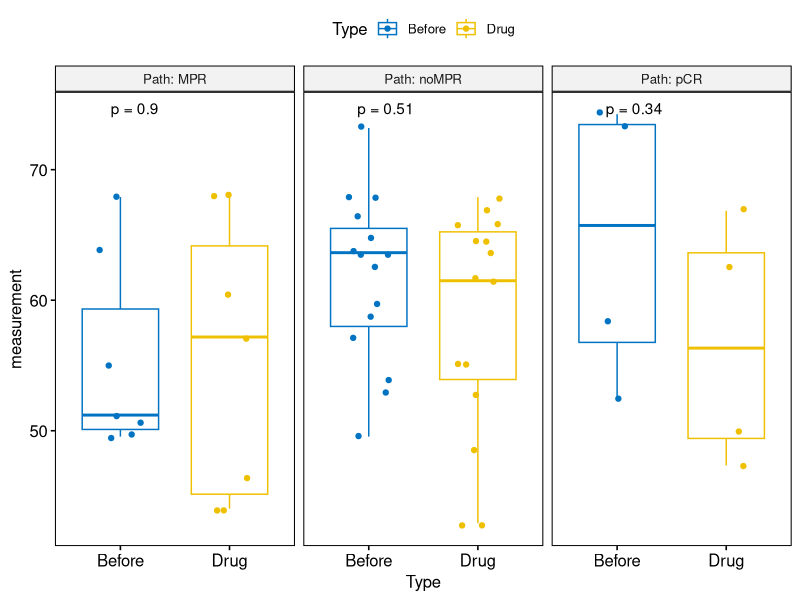
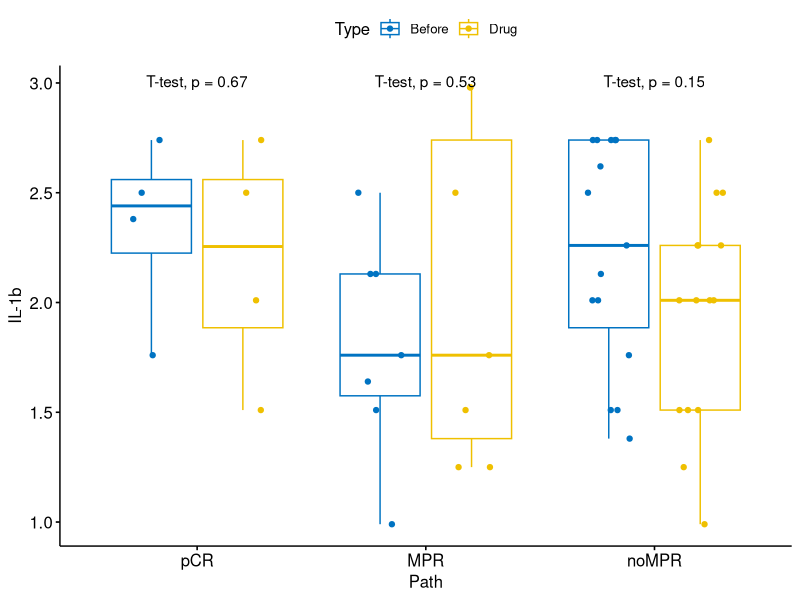
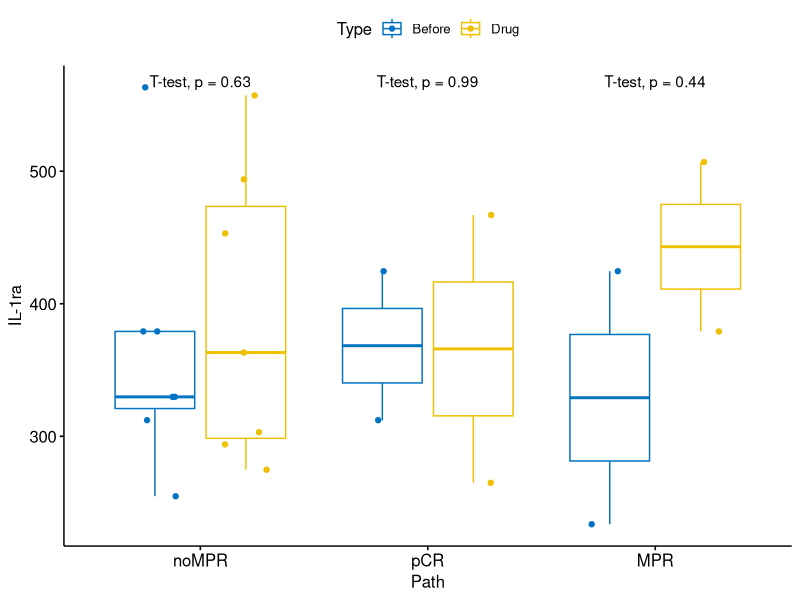
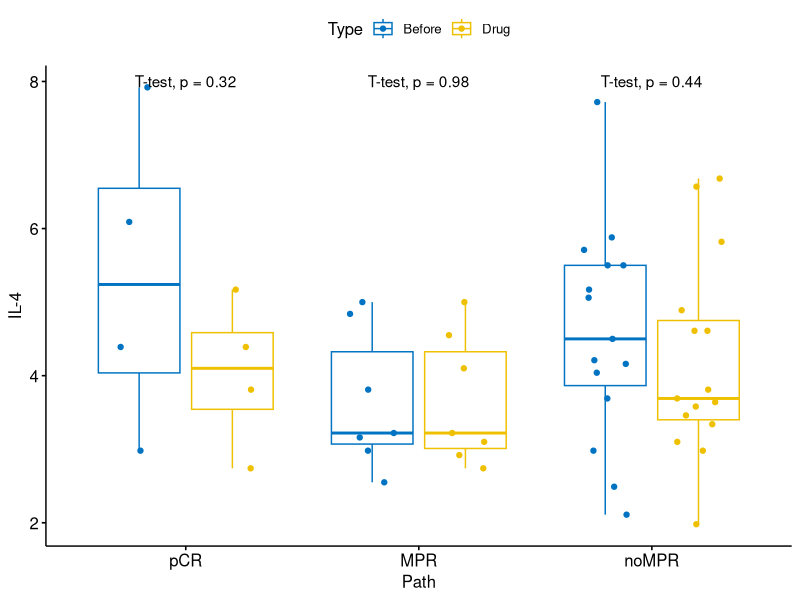
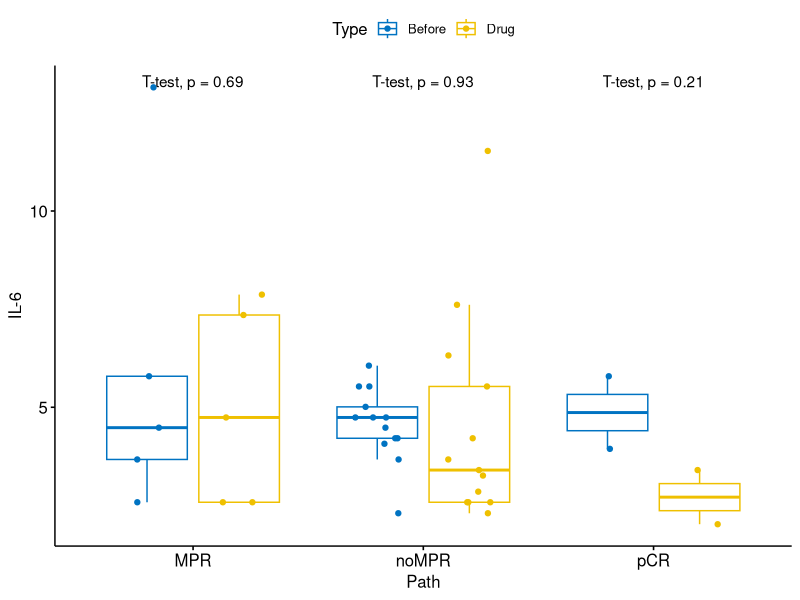
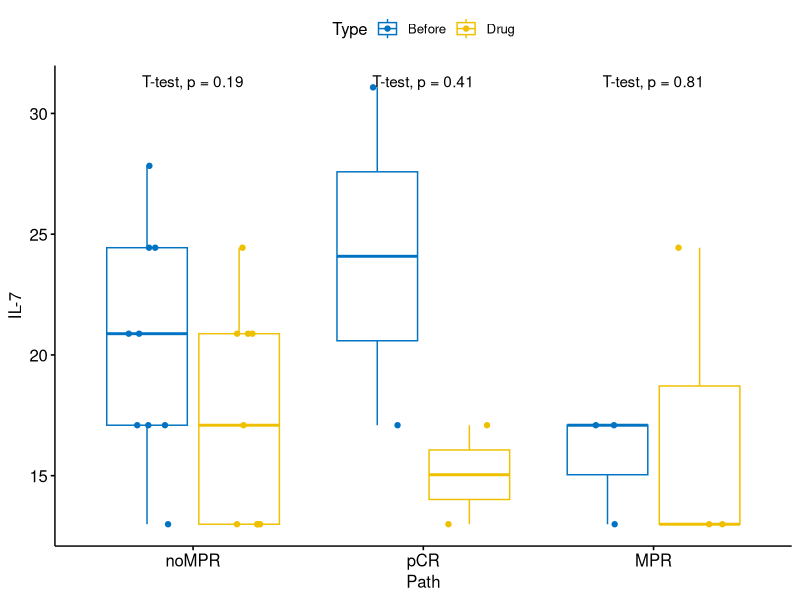
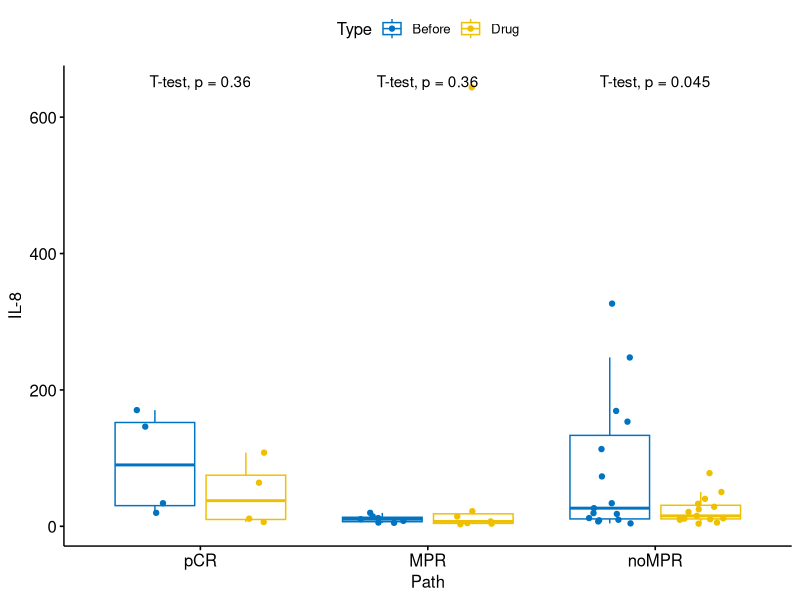
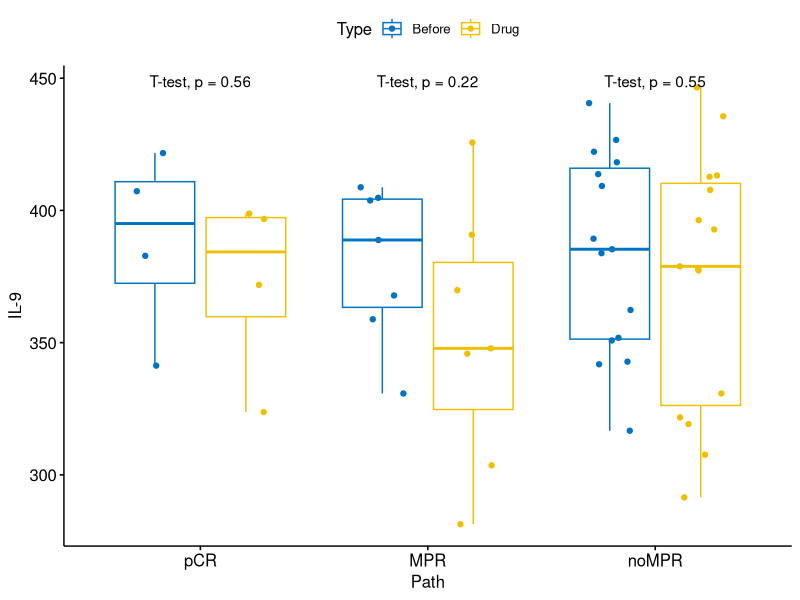

Generate these figures, in order, with R:
# 针对用药前后进行细胞因子变化的显著性分析
# 先将数据变成短数据结构
library(tidyr)
library(readxl)
library(ggplot2)
library(ggpubr)

mydata <- read_excel("./2-analysis/zgq_cytokins.xlsx", sheet = 2)
widedt <- mydata
longdt <- gather(widedt, cytokins, measurement, `IL-1b`:VEGF, factor_key=TRUE)

# 所有的细胞因子名字
pdf("plots_pvalue.pdf")
cynames <- colnames(mydata)[8:34]
for (i in cynames) {
  ## 挑选细胞因子
  cydf <- dplyr::filter(longdt, grepl(i, cytokins))
  ## 把测量值变成数值型变量
  cydf$measurement <- as.numeric(cydf$measurement)
  # 会出现NA行，需要把出现NA行的患者找到
  rmpts <- cydf[complete.cases(cydf)==FALSE, ]$ID
  cydf <- dplyr::filter(cydf,  !cydf$ID %in% rmpts)
  
  ## 计算用药前后是否存在显著差异
  pre <- dplyr::filter(cydf, grepl('Before', Type))
  che <- dplyr::filter(cydf, grepl('Drug', Type))
  prev <- pre$measurement
  chev <- che$measurement
  num <- length(prev)
  if (num < 2 ) {
    cat(i, "NA", num, sep="\t", "\n")
  } else {
    pvalue <- (t.test(prev,chev, paired=T))$p.value
    cat(i, pvalue, num, sep="\t", "\n")
    
    cydf2 <- subset(cydf,Path!="NA")
    p <- ggboxplot(cydf2, x = "Path", y = "measurement",
                   color = "Type", palette = "jco",
                   add = "jitter")
    pe <- p + ylab(cydf2$cytokins[1])+ stat_compare_means(aes(group = Type), method = "t.test")
    print(pe)
    
  }
}
dev.off()

# 分面
p <- ggboxplot(cydf2, x = "Type", y = "measurement",
               color = "Type", palette = "jco",
               add = "jitter",
               facet.by = "Path", short.panel.labs = FALSE)

# Use only p.format as label. Remove method name.
p + stat_compare_means(label = "p.format")
